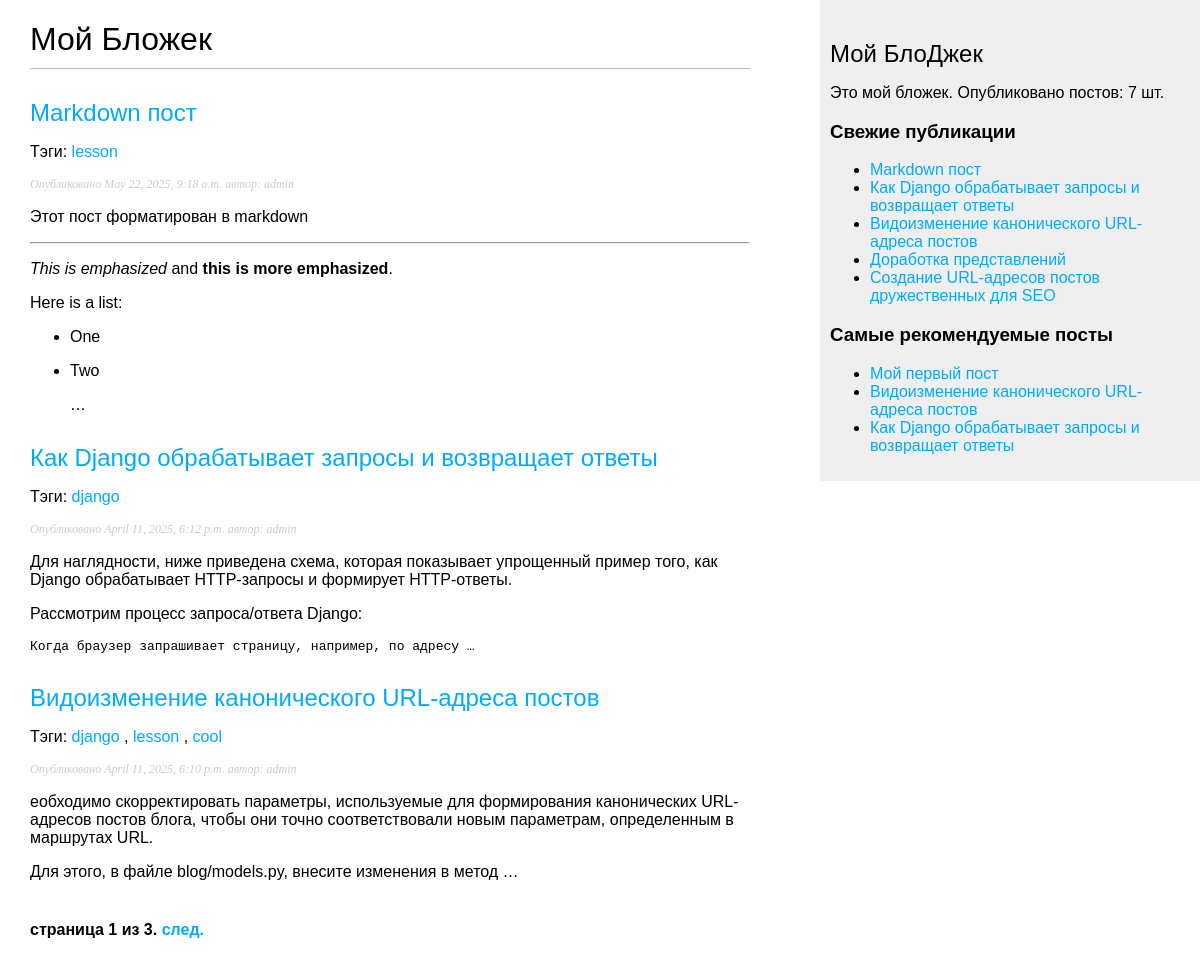
Screenshot of /blog/ with the database file from the repository.
### blog/models.py (models this page shows, shortened)
class Post(models.Model):
    class Status(models.TextChoices):
        DRAFT = "DF", "Draft"
        PUBLISHED = "PB", "Published"
    title = models.CharField(max_length=250)
    slug = models.SlugField(max_length=250, unique_for_date="publish")
    author = models.ForeignKey(
        User, on_delete=models.CASCADE, related_name="blog_posts"
    )
    body = models.TextField()
    publish = models.DateTimeField(default=timezone.now)
    created = models.DateTimeField(auto_now_add=True)
    updated = models.DateTimeField(auto_now=True)
    status = models.CharField(
        max_length=2, choices=Status.choices, default=Status.DRAFT
    )
    objects = models.Manager()  # менеджер, применяемый по умолчанию
    published = PublishedManager()  # пользовательский менеджер
    tags = TaggableManager() # менеджер тэгов
    class Meta:
        ordering = ["-publish"]
        indexes = [
            models.Index(fields=["-publish"]),
        ]
    def get_absolute_url(self):
        return reverse(
            "blog:post_detail",
            args=[self.publish.year, self.publish.month, self.publish.day, self.slug],
        )

### blog/views.py (the view)
# urls.py: path('', views.post_list, name='post_list'),
def post_list(request, tag_slug=None):
    post_list = Post.published.all()
    tag = None
    if tag_slug:
        tag = get_object_or_404(Tag, slug=tag_slug)
        post_list = post_list.filter(tags=tag)
    paginator = Paginator(post_list, 3)
    page_number = request.GET.get("page", 1)
    try:
        posts = paginator.page(page_number)
    except PageNotAnInteger:
        posts = paginator.page(1)
    except EmptyPage:
        posts = paginator.page(paginator.num_pages)
    return render(request, "blog/post/list.html", {"posts": posts, "tag": tag})

### blog/models.py (called while the page is built)
    def get_queryset(self):
        return super().get_queryset().filter(status=Post.Status.PUBLISHED)

### blog/templatetags/blog_tags.py (called while the page is built)
@register.simple_tag
def total_posts():
    return Post.published.count()

@register.inclusion_tag('blog/post/latest_posts.html')
def show_latest_posts(count=5):
    latest_posts = Post.published.order_by('-publish')[:count]
    return {'latest_posts': latest_posts}

@register.simple_tag
def get_most_commented_posts(count=5):
    return Post.published.annotate(
        total_comments=Count('comments')
    ).exclude(total_comments=0).order_by('-total_comments')[:count]

@register.filter(name='markdown')
def markdown_format(text):
    return mark_safe(markdown.markdown(text))

### templates/blog/post/list.html (shortened to what this page needs)
{% extends "blog/base.html" %}
{% load blog_tags %}
{% block content %}
    <h1>Мой Бложек</h1>
    {% for post in posts %}
        <h2>
            <a href="{{ post.get_absolute_url }}"> {{ post.title }}</a>
        </h2>
        <p class="tags">
            Тэги:
            {% for tag in post.tags.all %}
                <a href="{% url 'blog:post_list_by_tag' tag.slug %}">
                    {{ tag.name }}
                </a>
                {% if not forloop.last %}, {% endif %}
            {% endfor %}
        </p>
        <p class="date">
            Опубликовано {{ post.publish }} автор: {{ post.author }}
        </p>
        {{ post.body|markdown|truncatewords_html:30 }}
    {% endfor %}
    {% include 'pagination.html' with page=posts %}
{% endblock %}

### templates/blog/base.html (shortened to what this page needs)
{% load blog_tags %}
{% load static %}
<!DOCTYPE html>
<html>
<head>
    <link href="{% static 'css/blog.css' %}" rel="stylesheet">
</head>
<body>
<div id="content">
    {% block content %}
    {% endblock %}
</div>
<div id="sidebar">
    <h2>Мой БлоДжек</h2>
    <p>Это мой бложек.
       Опубликовано постов: {% total_posts %} шт.
    </p>
    <h3>Свежие публикации</h3>
    {% show_latest_posts 5 %}
      <h3>Самые рекомендуемые посты</h3>
      {% get_most_commented_posts as most_commented_posts %}
      <ul>
         {% for post in most_commented_posts %}
         <li>
            <a href="{{ post.get_absolute_url }}">{{ post.title }}</a>
         </li>
         {% endfor %}
      </ul>
</div>
</body>
</html>

### templates/blog/post/latest_posts.html
<ul>
    {% for post in latest_posts %}
        <li>
            <a href="{{ post.get_absolute_url }}">{{ post.title }}</a>
        </li>
    {% endfor %}
</ul>

### rows the page displays
Post: title "Markdown пост", publish "May 22, 2025, 9:18 a.m.", author "admin", body "Этот пост форматирован в markdown This is emphasized and this is more emphasized . Here is a list: One Two …"
Tag: name "lesson"
Post: title "Как Django обрабатывает запросы и возвращает ответы", publish "April 11, 2025, 6:12 p.m.", author "admin", body "Для наглядности, ниже приведена схема, которая показывает упрощенный пример того, как Django обрабатывает HTTP-запросы и формирует HTTP-ответы. Рассмотрим процесс запроса/ответа Django: Когда браузер запрашивает страницу, например, по адресу …"
Tag: name "django"
Post: title "Видоизменение канонического URL-адреса постов", publish "April 11, 2025, 6:10 p.m.", author "admin", body "еобходимо скорректировать параметры, используемые для формирования канонических URL-адресов постов блога, чтобы они точно соответствовали новым параметрам, определенным в маршрутах URL. Для этого, в файле blog/models.py, внесите изменения в метод …"
Tag: name "cool"
Post: title "Доработка представлений"
Post: title "Создание URL-адресов постов дружественных для SEO"
Post: title "Мой первый пост"

### other values shown
{{ page.number }} "1"
{{ page.paginator.num_pages }} "3"
